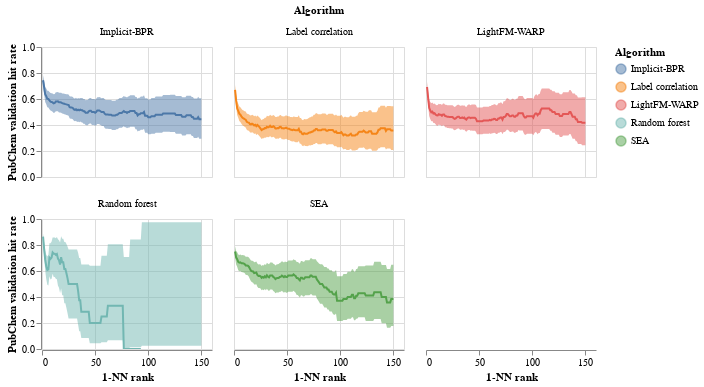

Source (notebook cell):
### Code cell
line = alt.Chart(d).mark_line().encode(
    x='1-NN rank',
    y=alt.Y('Rate', title='PubChem validation hit rate'),
    color=alt.Color('Algorithm')
)

band = line.mark_area(opacity=0.5).encode(
    x='1-NN rank',
    y=alt.Y('Low'),
    y2='High'
)

(band + line).properties(height=130, width=170).facet('Algorithm',columns=3).interactive()

### Figure 1 — Vega-Lite specification as saved in the notebook (floating-point values rounded to 4 significant figures; data arrays with more than 128 entries replaced by an {"elided": "..."} marker saying what was removed)
{"config": {"view": {"continuousWidth": 400, "continuousHeight": 300}}, "data": {"name": "data-6a32407d82c7dae0f52408e1037059fd"}, "facet": {"type": "nominal", "field": "Algorithm"}, "spec": {"layer": [{"mark": {"type": "area", "opacity": 0.5}, "encoding": {"color": {"type": "nominal", "field": "Algorithm"}, "x": {"type": "quantitative", "field": "1-NN rank"}, "y": {"type": "quantitative", "field": "Low"}, "y2": {"field": "High"}}, "selection": {"selector002": {"type": "interval", "bind": "scales", "encodings": ["x", "y"]}}}, {"mark": "line", "encoding": {"color": {"type": "nominal", "field": "Algorithm"}, "x": {"type": "quantitative", "field": "1-NN rank"}, "y": {"type": "quantitative", "field": "Rate", "title": "PubChem validation hit rate"}}}], "height": 130, "width": 170}, "columns": 3, "$schema": "https://vega.github.io/schema/vega-lite/v4.8.1.json", "datasets": {"data-6a32407d82c7dae0f52408e1037059fd": {"elided": "750 records"}}}
